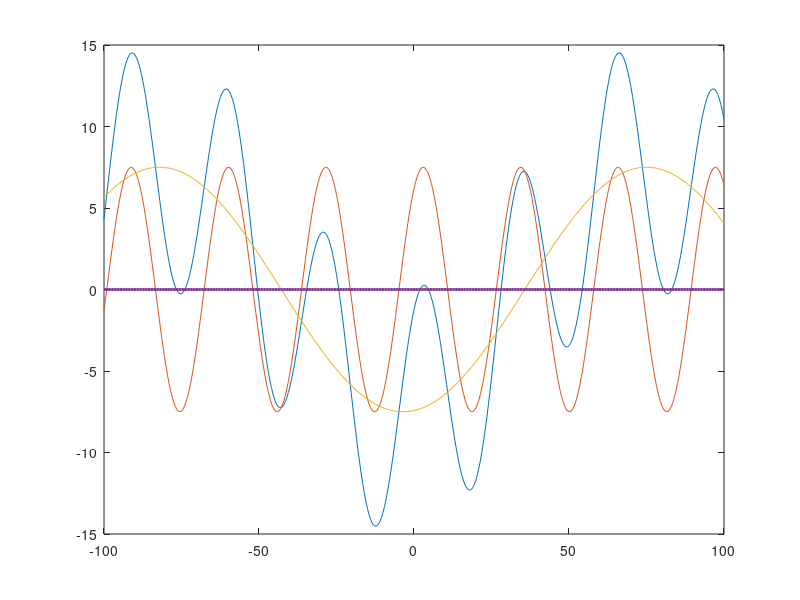

Here is the MATLAB script that generated this plot: (Note: this script raises an error after producing the figure.)
% Khushkumar Jajoo
% 9/11/2021,
% ECE 202 Fall 2021
% MATLAB exercise M5
% To expand a sinusoid product as a sum of two sinusoids and plotting
% all three functions on one graph.
% source: http://hyperphysics.phy-astr.gsu.edu/hbase/trid.html
% cos(a)*cos(b) = 1/2*(cos(a + b) + cos(a - b))

clear
clf

%----------------- given ------------------

tms = linspace(-100,100,401); % time array, in ms
t = tms/1000; % converting the time array from ms to s
k = 15; % factor which is to be used
a = 80*t + 1.2;  % the first angle in the product sinusoid
b = 120*t - 1.8; % the second angle in the product sinusoid

f = k*cos(a).*cos(b);

%----------------- calculation ---------------------

 s1 = (k/2)*cos(a+b); % the first term in the sum of sinusoids
 s2 = (k/2)*cos(a-b); % the second term in the sum of sinusoids

 %----------------- plotting and creating array for check ------------

 checking_array = (s1 + s2) - f; % array which checks the differnece of the
                                 % two functions. All elements should be
                                 % approximately zero.
 
 % plotting the function and plotting the first and  second sinusoid
 % and the checking array which is zero.
 plot(tms, f, tms, s1, tms, s2, tms, checking_array, 'LineWidth', 2)
 ax = gca;
 ax.FontSize = 16;
 ylim([-20 30]);
 xlabel('time t (ms)',  'FontSize', 20) % labelling the x-axis
 ylabel('f(t)',  'FontSize', 20) % labelling the y-axis
 title({'ECE 202 M5: Showing that product of sinusoid as sum of ', ...
       'two sinusoids.'}, 'FontSize', 24)
 legend('product f(t)', 's1 First term in the sum of sinusoids', ...
        's2 Second term in the sum of sinusoids',...
        'Checking array = (s1 + s2) - f, should be zero',...
        'FontSize', 20)
 grid on
 ax.GridAlpha = 0.3;
 
 %---------------- check for each element in the check array -----------
 
 checkingSum = sum(abs(checking_array)) % should be a very small
                                        % value close to zero.

 % We are using the absolute function so that all the elements be with
 % the same sign and hence, do not cancel each other out and still their
 % sum be very close to zero, hence verifying that all the elements are
 % very close to zero.